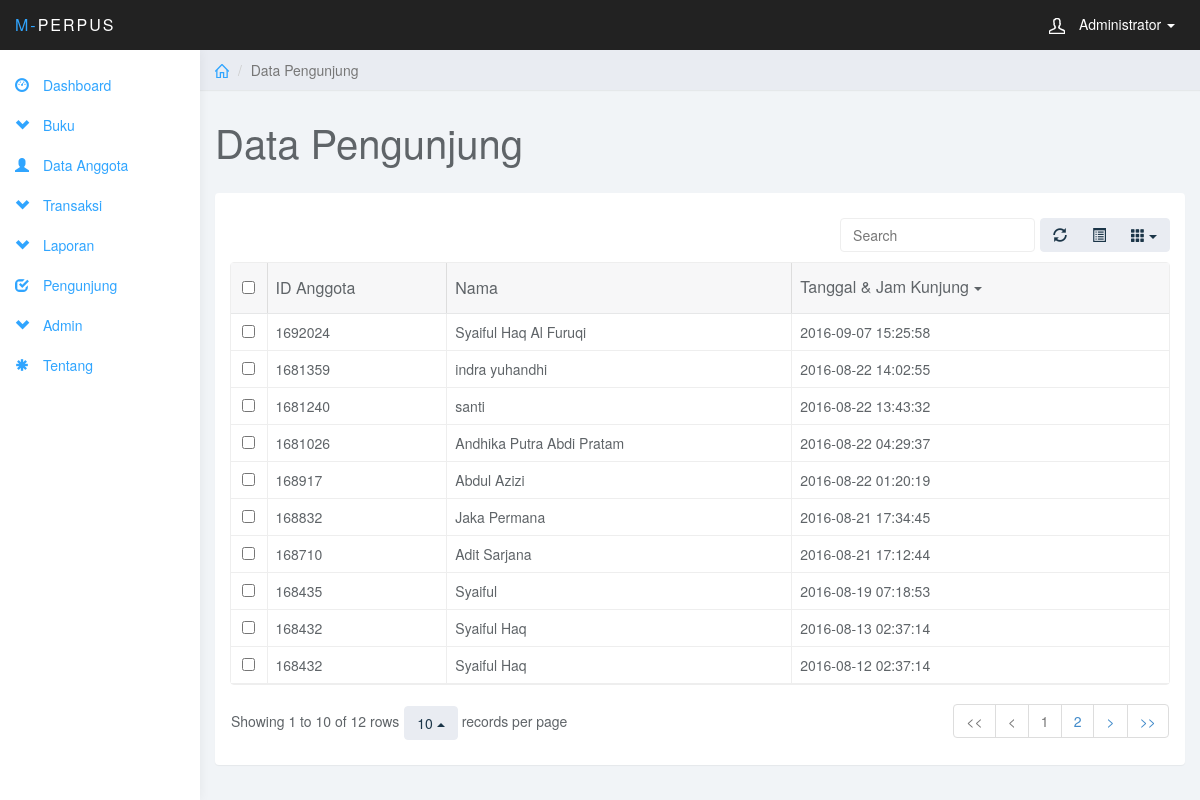
The page /modul/index.php?page=pengunjung (signed in) on the database its author committed.
### tables this page shows
CREATE TABLE `tbl_pengunjung` (
  `id` int(5) NOT NULL,
  `id_anggota` int(11) NOT NULL,
  `nama` varchar(25) NOT NULL,
  `tgl_kunjung` timestamp NOT NULL DEFAULT CURRENT_TIMESTAMP ON UPDATE CURRENT_TIMESTAMP
);

### modul/pengunjung.php (the view, shortened to what this page needs)
<div class="col-sm-9 col-sm-offset-3 col-lg-10 col-lg-offset-2 main">
	<div class="row">
		<ol class="breadcrumb">
			<li><a href="index.php"><svg class="glyph stroked home"><use xlink:href="#stroked-home"></use></svg></a></li>
			<li class="active">Data Pengunjung</li>
		</ol>
	</div>
	<div class="row">
		<div class="col-lg-12">
			<h1 class="page-header">Data Pengunjung</h1>
		</div>
	</div>
	<div class="row">
		<div class="col-lg-12">
			<div class="panel panel-default">
				<div class="panel-body">
					<table data-toggle="table" data-show-refresh="true" data-show-toggle="true" data-show-columns="true" data-search="true" data-select-item-name="toolbar1" data-pagination="true" data-sort-name="tgl_kunjung" data-sort-order="desc">
					    <thead>
					    <tr>
					        <th data-field="id_anggota"  data-sortable="true">ID Anggota</th>
					        <th data-field="nama"  data-sortable="true">Nama</th>
					        <th data-field="tgl_kunjung" data-sortable="true">Tanggal & Jam Kunjung</th>
					    </tr>
					    </thead>
					    <?php
							$queri="Select * From tbl_pengunjung" ;
							$hasil=MySQL_query ($queri);
							while ($data = mysql_fetch_array ($hasil)){
							 echo "
						<tr>
						    <td></td>
						    <td>".$data['id_anggota']."</td>
						    <td>".$data['nama']."</td>
						    <td>".$data['tgl_kunjung']."</td>"
						?>
						</tr>
							<?php } ?>
					</table>
				</div>
			</div>
		</div>
	</div>
</div>

### css/styles.css (style rules this page uses)
body { background: #f1f4f7; padding-top: 50px; color: #5f6468; }
a, a:hover, a:focus { color: #30a5ff; }
h1, h2, h3, h4, h5, h6 { color: #5f6468; }
h1 { font-weight: 300; font-size: 40px; }
.panel { border: 0; }
.breadcrumb { border-radius: 0; padding: 10px 15px; background: #e9ecf2; box-shadow: 0 1px 1px rgba(0, 0, 0, .05); margin: 0 ; }
h1.page-header { margin-top: 30px; border-bottom: 0; }
.table { background: #fff; }
.breadcrumb .glyph { height: 14px; width: 14px; margin: -2px 0 0 0; stroke-width: 4px; }

### rows shown on the page
tbl_pengunjung: id_anggota "168432", nama "Syaiful Haq", tgl_kunjung "2016-08-12 02:37:14"
tbl_pengunjung: id_anggota "168432", nama "Syaiful Haq", tgl_kunjung "2016-08-13 02:37:14"
tbl_pengunjung: id_anggota "168435", nama "Syaiful", tgl_kunjung "2016-08-19 07:18:53"
tbl_pengunjung: id_anggota "168710", nama "Adit Sarjana", tgl_kunjung "2016-08-21 17:12:44"
tbl_pengunjung: id_anggota "168832", nama "Jaka Permana", tgl_kunjung "2016-08-21 17:34:45"
tbl_pengunjung: id_anggota "168917", nama "Abdul Azizi", tgl_kunjung "2016-08-22 01:20:19"
tbl_pengunjung: id_anggota "1681026", nama "Andhika Putra Abdi Pratam", tgl_kunjung "2016-08-22 04:29:37"
tbl_pengunjung: id_anggota "1681240", nama "santi", tgl_kunjung "2016-08-22 13:43:32"
tbl_pengunjung: id_anggota "1681359", nama "indra yuhandhi", tgl_kunjung "2016-08-22 14:02:55"
tbl_pengunjung: id_anggota "1692024", nama "Syaiful Haq Al Furuqi", tgl_kunjung "2016-09-07 15:25:58"

### other values the page prints
$_SESSION['nama'] "Administrator"
